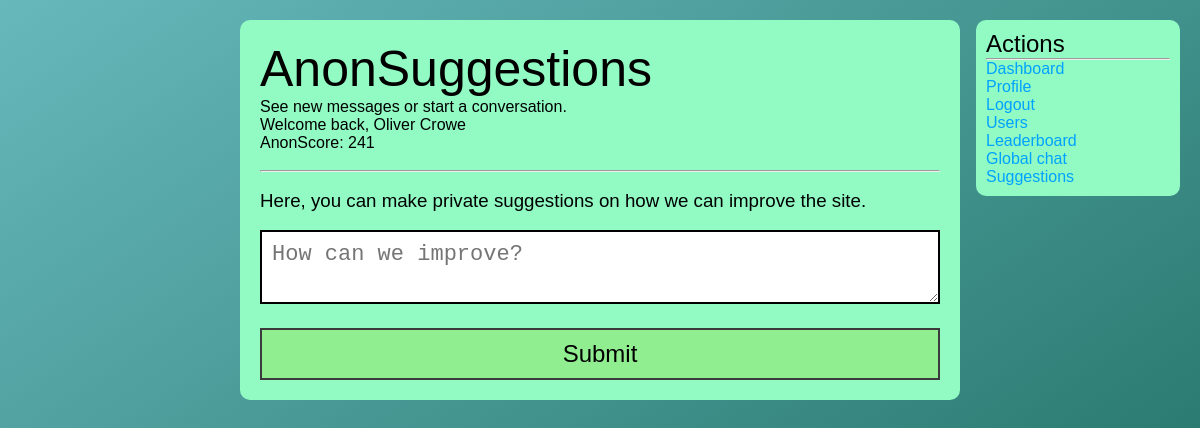
Before: /suggestions/index.php (signed in) with the older database file.
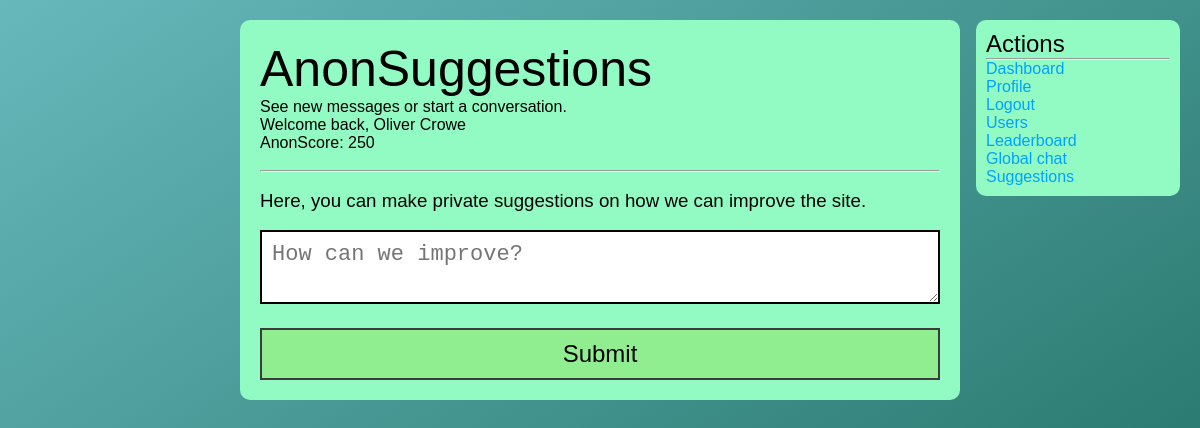
After: the same page with the newer database file.
### tables this page shows
CREATE TABLE `users` (
  `user_id` int(11) NOT NULL,
  `user_name` varchar(256) NOT NULL,
  `user_email` varchar(256) NOT NULL,
  `user_password` varchar(256) NOT NULL,
  `user_bio` longtext NOT NULL,
  `user_pfp` varchar(256) NOT NULL,
  `user_type` varchar(256) NOT NULL,
  `user_points` int(11) NOT NULL
);

### includes/functions.php (called while the page is built, shortened)
<?php
    include_once "connection.php";
    function checkPoints($id){
        global $conn;
        $sql = "SELECT * FROM `users` WHERE `user_id`='$id'";
        $result = mysqli_query($conn, $sql);
        while($row = mysqli_fetch_assoc($result)){
            $points = $row['user_points'];
        }
        return $points;
    }
?>

### suggestions/index.php (the view, shortened to what this page needs)
<?php
    include_once "../includes/connection.php";
    include_once "../includes/functions.php";
?>
<!DOCTYPE html>
<html lang="en">
<head>
    <link href="../css/style.css" rel="stylesheet">
</head>
<body>
    <div class="main-column">
        <div class="introduction">
            <h1 style="font-weight:300;font-size:50px;">AnonSuggestions</h1>
            <p>See new messages or start a conversation.</p>
            <p>Welcome back, <?php echo $_SESSION['user_name']; ?></p>
            <p>AnonScore: <?php echo checkPoints($_SESSION['user_id']); ?></p>
            <br>
            <hr>
            <br>
            <h3>Here, you can make private suggestions on how we can improve the site.</h3><br>
            <form method="POST">
                <textarea name="suggestion" style="width:100%;max-width:100%;min-width:100%;font-size:22px;border:2px solid #000;padding:10px;" placeholder="How can we improve?" required></textarea>
                <button class="submit-btn" name="submit" type="submit">Submit</button>
            </form>
        </div>
        <div class="right-column">
            <h2 style="font-weight:300;">Actions</h2>
            <hr>
            <ul>
                <li><a href="../">Dashboard</a></li>
                <li><a href="../profile/index.php?id=<?php echo $_SESSION['user_id']; ?>">Profile</a></li>
                <li><a href="../logout">Logout</a></li>
                <li><a href="../users/index.php">Users</a></li>
                <li><a href="../leaderboard/">Leaderboard</a></li>
                <li><a href="../global/">Global chat</a></li>
                <li><a href="../suggestions/">Suggestions</a></li>
            </ul>
        </div>
    </div>
</body>
</html>

Changed rows visible on the page:
changed users: user_points "241" → "250"
